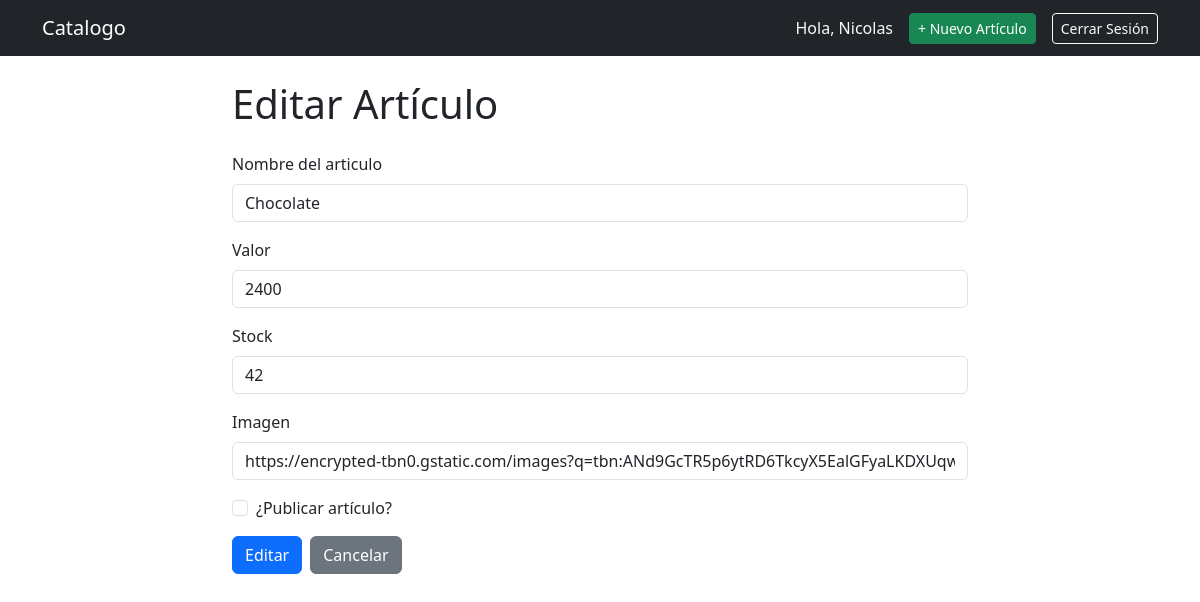
The page /item/10/edit/ (signed in) on the database as committed earlier.
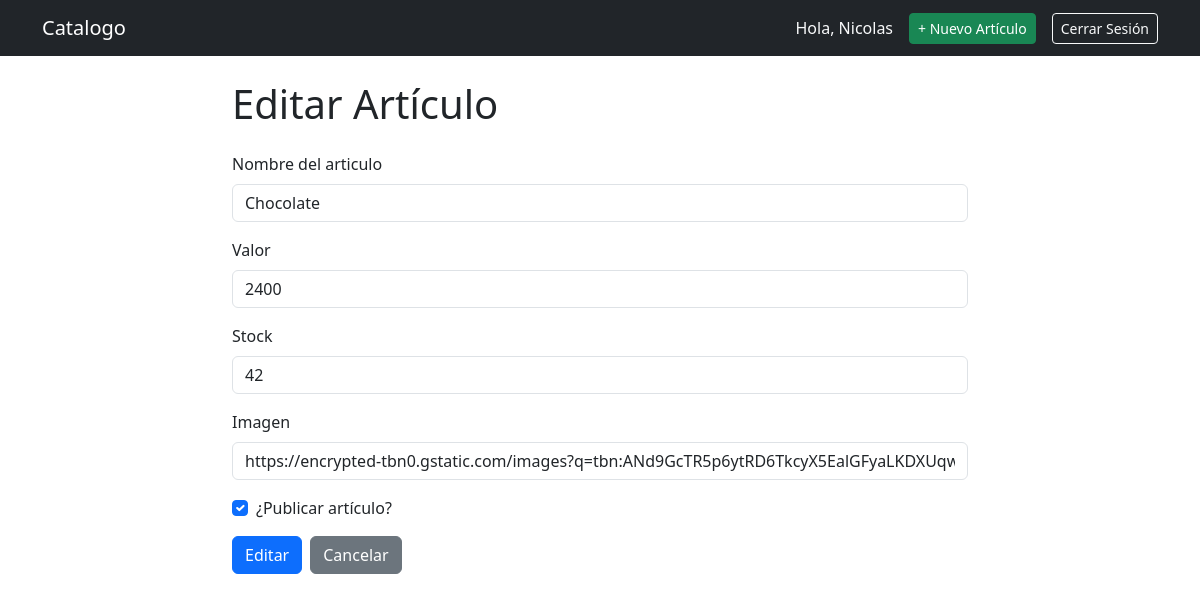
The same page on the database as committed later.
### tienda/models.py (models this page shows, shortened)
class Item(models.Model):
    itemname = models.CharField(max_length=100)
    price = models.IntegerField(validators=[MaxValueValidator(10000000)])
    stock = models.IntegerField(
        validators=[
            MinValueValidator(0)
    ])
    img = models.CharField(max_length=100)
    author = models.ForeignKey(
        User,
        on_delete = models.CASCADE,
        related_name = 'itemuser'
    )
    published = models.BooleanField(default=False)

### tienda/views.py (the view)
# urls.py: path('item/<int:pk>/edit/', views.item_edit, name='edit_items'),
@login_required
def item_edit(request, pk):
    item = get_object_or_404(Item, pk=pk, author=request.user)  # solo el autor puede editar
    if request.method == 'POST':
        form = ItemForm(request.POST, instance=item)
        if form.is_valid():
            form.save()
            messages.success(request, '¡Artículo actualizado!')
            return redirect('detail_items', pk=item.pk)
    else:
        form = ItemForm(instance=item)
    return render(request, 'tienda/item_form.html', {'form': form, 'accion': 'Editar', 'Item': item})

### tienda/forms.py
class ItemForm(forms.ModelForm):
    class Meta:
        model = Item
        fields = ['itemname', 'price', 'stock', 'published', 'img']
        widgets = {
            'itemname': forms.TextInput(attrs={
                'class': 'form-control',
                'placeholder': 'Ingresa el nombre de tu artículo a vender'
            }),
            'price': forms.NumberInput(attrs={
                'class': 'form-control',
                'placeholder': 'Escribe el precio aquí...'
            }),
            'stock': forms.NumberInput(attrs={
                'class': 'form-control',
                'placeholder': 'Escribe el stock aquí...'
            }),
            'published': forms.CheckboxInput(attrs={
                'class': 'form-check-input'
            }),
            'img': forms.TextInput(attrs={
                'class': 'form-control',
                'placeholder': 'Ingresa la URL de la imagen del producto...'
            })
        }
        labels = {
            'itemname': 'Nombre del articulo',
            'price': 'Valor',
            'stock': 'Stock',
            'published': '¿Publicar artículo?',
            'img': 'Imagen'
        }

### tienda/templates/tienda/item_form.html (shortened to what this page needs)
{% extends 'tienda/base.html' %}
{% block contenido %}
<div class="row justify-content-center">
    <div class="col-md-8">
        <h1 class="mb-4">{{ accion }} Artículo</h1>
        <form method="post">
            <div class="mb-3">
                <label for="{{ form.itemname.id_for_label }}" class="form-label">{{ form.itemname.label }}</label>
                {{ form.itemname }}
            </div>
            <div class="mb-3">
                <label for="{{ form.price.id_for_label }}" class="form-label">{{ form.price.label }}</label>
                {{ form.price }}
            </div>
            <div class="mb-3">
                <label for="{{ form.stock.id_for_label }}" class="form-label">{{ form.stock.label }}</label>
                {{ form.stock }}
            </div>
            <div class="mb-3">
                <label for="{{ form.img.id_for_label }}" class="form-label">{{ form.img.label }}</label>
                {{ form.img }}
            </div>
            <div class="mb-3 form-check">
                {{ form.published }}
                <label class="form-check-label" for="{{ form.published.id_for_label }}">
                    {{ form.published.label }}
                </label>
            </div>
            <div class="d-flex gap-2">
                <button type="submit" class="btn btn-primary">{{ accion }}</button>
                <a href="{% url 'list_items' %}" class="btn btn-secondary">Cancelar</a>
            </div>
        </form>
    </div>
</div>
{% endblock %}

### tienda/templates/tienda/base.html (shortened to what this page needs)
<!DOCTYPE html>
<html lang="es">
<head>
    <link href="https://cdn.jsdelivr.net/npm/bootstrap@5.3.0/dist/css/bootstrap.min.css" rel="stylesheet">
</head>
<body>
    <nav class="navbar navbar-expand-lg navbar-dark bg-dark">
        <div class="container">
            <a class="navbar-brand" href="{% url 'list_items' %}">Catalogo</a>
            <div class="ms-auto d-flex align-items-center gap-3">
                {% if user.is_authenticated %}
                <span class="text-light">Hola, {{ user.username }}</span>
                <a href="{% url 'post_items' %}" class="btn btn-success btn-sm">+ Nuevo Artículo</a>
                <form method="post" action="{% url 'logout' %}" style="display:inline;"> {% csrf_token %} <button
                        type="submit" class="btn btn-outline-light btn-sm">Cerrar Sesión</button> </form>
                {% else %}
                <a href="{% url 'login' %}" class="btn btn-outline-light btn-sm">Iniciar Sesión</a>
                {% endif %}
            </div>
        </div>
    </nav>
    <main class="container mt-4">
        {% block contenido %}{% endblock %}
    </main>
</body>
</html>

Rows that differ between the two databases and show on the page:
changed Item "Chocolate": published "☐" → "☑"
